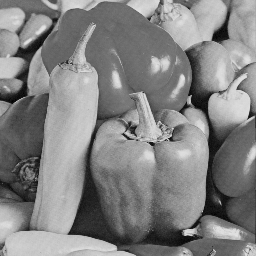
//> input picture Image_Distribution_Coefficient_GF/Image_Distribution_Coefficient_GF/256_Peppers.bmp, 256 x 256 px
$ ./distributionMain   (built with g++ and OpenCV 4)
//> lines starting //> are read from the running program, lines starting //| are printed output that depends on the picture
### Image_Distribution_Coefficient_GF/Image_Distribution_Coefficient_GF/GFheader.h
/**********************************

Tuesday 2014.12.16
Anneke Soraya Hidayat

***********************************/

#include<stdio.h>
#include<math.h>
#include<stdlib.h>

#define BOOL char
#define TRUE 1
#define FALSE 0

unsigned short modGF(unsigned short y);
unsigned short addSubGF(unsigned short num1, unsigned short num2);
unsigned short multiGF(unsigned short num1, unsigned short num2);
unsigned short multiInvGF(unsigned short num);
unsigned short powerGF(unsigned short num1, unsigned short num2);

unsigned short bitSize(unsigned short num);
unsigned short nBit(unsigned short num);
unsigned short inv_nBit(unsigned short num);

void polyBit(unsigned short *polyBit, unsigned short num);
BOOL isBit(unsigned short num, unsigned short N);


/*
*
*	modGF		: Modular Over GF(2^8)
*	addSubGF	: Addition and Subtraction over GF(2^8)
*	multiGF		: Multiplication over GF(2^8)
*	multiInvGF	: Multiplicative Inverse over GF(2^8)
*	powerGF		: Power multiplication over GF(2^8)
*
*	Additional Funtion
*
*	bitSize		: Return the location of MSB (Most Significant Bit)
*	nBit		: Return the bit position ( Ex. 4 = 0100. The return value is 3)
*	inv_nBit	: Return the bit value (Ex. 3. The return value is 4 = 0100)
*	polyBit		: Return the polynomial form in array
*	isBit		: Return the boolean value of N'th bit. 1 or 0.
*
*/

### Image_Distribution_Coefficient_GF/Image_Distribution_Coefficient_GF/SScoefficient.h
/**********************************

Wednesday 2015.01.21
Anneke Soraya Hidayat

***********************************/

#include <iostream>
#include <fstream>
#include<stdio.h>
#include<math.h>
#include<stdlib.h>

void polynomial(int secret[], int t, int n, int *shares);
void reconstruction(int t_share, int shares[][2], int final[]);

void swap(int *left, int *middle, int degree);
void convolution(int left[], int right[], int *middle, int degree);
int multiInv(int num, int prime);

/****
*
	Tulis Keterangan


*/

### Image_Distribution_Coefficient_GF/Image_Distribution_Coefficient_GF/stdafx.h
// stdafx.h : 자주 사용하지만 자주 변경되지는 않는
// 표준 시스템 포함 파일 및 프로젝트 관련 포함 파일이
// 들어 있는 포함 파일입니다.
//

#pragma once

#include "targetver.h"

#include <stdio.h>
#include <tchar.h>


// TODO: 프로그램에 필요한 추가 헤더는 여기에서 참조합니다.

### Image_Distribution_Coefficient_GF/Image_Distribution_Coefficient_GF/GFfunction.cpp
/**********************************

Tuesday 2014.12.16
Anneke Soraya Hidayat

***********************************/

#include<stdio.h>
#include<math.h>
#include<stdlib.h>
#include "GFheader.h"

/*
*	Addition and Subtraction over GF(2^8)
*/
unsigned short addSubGF(unsigned short num1, unsigned short num2){
	return num1^num2;
}


/*
	Multiplication over GF(2^8)
*/
unsigned short multiGF(unsigned short num1, unsigned short num2){
	unsigned short result=0;
	unsigned short poly1[16]={0}, poly2[16]={0};
	unsigned short poly[16]={0};
	unsigned short int i,j, temp;

	polyBit(poly1, num1);
	polyBit(poly2, num2);

	for(i=0; i<bitSize(num1); i++){

		if(poly1[i] == 0)
			continue;

		for(j=0; j<bitSize(num2); j++){
			if(poly2[j] == 0)
				continue;

			temp = i + j;
			poly[temp]++;
		}
	}

	for(i=0; i<16; i++){
		if(poly[i] % 2 == 0)
			poly[i] = 0;
		else
			result = result | inv_nBit(i+1);
	}

	return modGF(result);
}

/*
	Return the power of num1
*/
unsigned short powerGF(unsigned short num1, unsigned short num2){
	unsigned short res=num1, i;

	for(i=0; i<num2-1; i++){
		res = multiGF(res, num1);
	}

	return res;
}

/*
	Change number into polynomial form

	Param
	polybit : The array pointer
	num		: The input number
*/
void polyBit(unsigned short *polyBit, unsigned short num){
	unsigned short i;
	unsigned short len1;
	unsigned short temp, param;

	len1 = 16;

	temp = 0;
	param = 1;
	i = 0;

	while(temp < 256){
		temp = 0;
		temp = num & param;

		if(temp == param){
			polyBit[i] = TRUE;
		}else
			polyBit[i] = FALSE;

		if(i == (len1-1))
			break;

		param = param << 1;
		i++;
	}

}

/*
	Modular calculation over GF(2^8)

	Input : number
	Output : Remainder
*/

unsigned short modGF(unsigned short y){
	if(y >= 32768)
		y=y^0x8d80; // >=32768
	else if(y >= 16384)
		y=y^0x46C0; // >=16384
	else if(y >= 8192)
		y=y^0x2360; // >=8192
	else if(y >= 4096)
		y=y^0x11B0; // >=4096
	else if(y >= 2048)
		y=y^0x08d8; // >=2048
	else if(y >= 1024)
		y=y^0x046C; // >=1024
	else if(y >= 512)
		y=y^0x0236; // >=512
	else if(y >= 256)
		y=y^0x011B; // >=256

	if(y>=256)
		return modGF(y);
	else
		return y;
}

/**
	Provide the multiplicative Inverse over GF(2^8)
**/
// [68 lines left out: function multiInvGF, not called in this run]

/**
	Calculate the bit Size. (The MSB position)
**/
unsigned short bitSize(unsigned short num){
	unsigned short param;
	unsigned short temp;
	unsigned short flag;

	temp = 0;
	flag = 0;
	param = 256;

	while(flag == 0){
		temp = num & param;

		if(temp == param){
			flag = 1;
			break;
		}

		param = param >> 1;
		temp = 0;
	}
	return nBit(param);
}

/**
	Check the N'th bit is 1 or not
**/
// [13 lines left out: function isBit, not called in this run]

/*
	Change the bit value into bit position
*/
unsigned short nBit(unsigned short num){
	if(num == 256) return 9;
	else if(num == 128) return 8;
	else if(num == 64) return 7;
	else if(num == 32) return 6;
	else if(num == 16) return 5;
	else if(num == 8) return 4;
	else if(num == 4) return 3;
	else if(num == 2) return 2;
	else if(num == 1) return 1;
	else return 0;
}

/*
	Change the bit position into bit value
*/
unsigned short inv_nBit(unsigned short num){
	if(num == 1) return 1;
	else if(num == 2) return 2;
	else if(num == 3) return 4;
	else if(num == 4) return 8;
	else if(num == 5) return 16;
	else if(num == 6) return 32;
	else if(num == 7) return 64;
	else if(num == 8) return 128;
	else if(num == 9) return 256;
	else if(num == 10) return 512;
	else if(num == 11) return 1024;
	else if(num == 12) return 2048;
	else if(num == 13) return 4096;
	else if(num == 14) return 8192;
	else if(num == 15) return 16384;
	else if(num == 16) return 32768;
	else return 0;
}

### Image_Distribution_Coefficient_GF/Image_Distribution_Coefficient_GF/SScoefficient.cpp
/**********************************

Wednesday 2015.01.21
Anneke Soraya Hidayat

***********************************/

#include <iostream>
#include <fstream>
#include<stdio.h>
#include<math.h>
#include<stdlib.h>
#include "SScoefficient.h"
#include "GFheader.h"

#define T_VALUE 2

/*  Shamirs Secret Sharing
	Recontructing the Shares

	** Input **
	m_share		: total m shares
	shares[][]	: Subset of Shares

	** Output **
	The secret message
*/

// [44 lines left out: function reconstruction, not called in this run]

/****
	Multiplying the algebra using convolution method

	left[]	: Left parentheses
	right[]	: right parentheses
	middle	: The polynomial result
	degree	: degree of polynomial / round
****/
// [17 lines left out: function convolution, not called in this run]

/*  Shamirs Secret Sharing
	Polynomial for splitting the shares

	** Input **
	secret		: secret message
	available	: n participants
	needed		: t-threshold value
*/

void polynomial(int secret[], int t, int n, int *shares){
	int sum;
	int exp;
	int x;
	int multi;

	// [11 lines of commented-out code are left out]

	for(x = 1; x <= n; x++){
		sum = secret[0];
		for(exp = 1; exp < t; exp++){
			multi = multiGF(secret[exp], powerGF(x,exp));
			sum = addSubGF(sum, multi);
		}
		shares[x-1] = modGF(sum);
	}
}


// [6 lines left out: function swap, not called in this run]

### Image_Distribution_Coefficient_GF/Image_Distribution_Coefficient_GF/distributionMain.cpp
#include "stdafx.h"
#include <iostream>
#include <fstream>
#include <opencv\cv.h>
#include <opencv\cxcore.h>
#include <opencv\highgui.h>
#include "SScoefficient.h"
#include "GFheader.h"

#define COLUMN 256
#define ROW	256

using namespace std;
using namespace cv;

void dist_img(string imgName, int t, int n, string name);

/*
	CV_8UC1
	8-bit unsigned
	C1 One channel (For grayscale image)
*/

void main(){
	dist_img("256_Peppers.bmp", 3,10, "Peppers");
	//dist_img("cameraman.bmp", 8,10);

	waitKey(0);
}

/**
	dist_img

	t : threshold value
	n : Total value
	secret	: zero value array to put the pixels
**/
void dist_img(string img, int t, int n, string name){
//> called with img = "256_Peppers.bmp", t = 3, n = 10, name = "Peppers"
	Mat image = imread(img, CV_LOAD_IMAGE_GRAYSCALE);
//> image is the input picture: 256 rows x 256 cols, CV_8UC1; min 0, max 227, mean 130.3
	Mat imshare[20];

	String imgName;
	string display;

	int i,j,l;
	int a=0,b=0;
	int c_index,r_index,sParam=0;

	int *share;
	int *secret;

	share = static_cast<int *>(malloc(n * sizeof(int)));
	secret = static_cast<int *>(malloc(t * sizeof(int)));

	c_index = image.cols/t;
//> c_index = 85
	r_index = image.rows%t;
//> r_index = 1
	if(r_index>0)
		r_index = r_index + image.rows + 1;
//> r_index = 258
	else
		r_index = image.rows;

	if(! image.data){
		cout << "Could not open or find the image" << std::endl;
	}

	for(i=0; i<n; i++){
		imshare[i] = Mat(r_index,c_index, CV_8UC1);
	}

	/***
		img.at<uchar>(y,x)
		y	: row index
		x	: column index
	**/

	for(i = 0; i<image.rows; i++){
		for(j=0; j<image.cols; j++){
			secret[sParam++] = image.at<uchar>(i,j);

			if(i == (image.rows-1) && j == (image.cols-1) && sParam < t){

				for(l=sParam; l<t; l++){
					secret[l] = 0;
				}
				sParam = t;

			}

			if(sParam == t){
				polynomial(secret, t, n, share);

				for(l=0; l<n; l++){
					imshare[l].at<uchar>(a,b) = share[l];
				}
				b++;
				if(b == c_index){
						b=0;
						a++;
				}
				sParam = 0;
			}


		}
	}
//> this loop made 256 passes
//> (sParam, b) on passes 1 to 3: (1, 0), (2, 0), (0, 1)
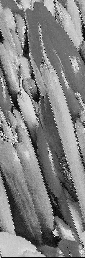
//> imshare[0]: 258 rows x 85 cols, CV_8UC1; min 0, max 255, mean 130.2
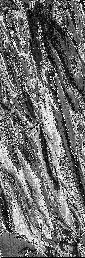
//> imshare[1]: 258 rows x 85 cols, CV_8UC1; min 0, max 255, mean 109.6
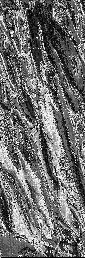
//> imshare[2]: 258 rows x 85 cols, CV_8UC1; min 0, max 255, mean 109.5
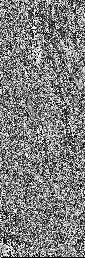
//> imshare[3]: 258 rows x 85 cols, CV_8UC1; min 0, max 255, mean 125.8
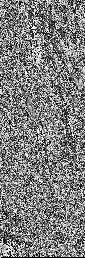
//> imshare[4]: 258 rows x 85 cols, CV_8UC1; min 0, max 255, mean 126.3
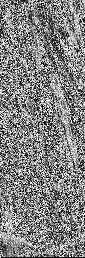
//> imshare[5]: 258 rows x 85 cols, CV_8UC1; min 0, max 255, mean 130.8
//> after the loop, sParam = 0; t = 3; n = 10; b = 1; a = 257

	/**** Polynomial secret *****/


	for(i=0; i<n; i++){
		imgName = "./" + name + "/imshare_" + std::to_string((long long int)i+1) + ".bmp";
		imwrite(imgName, imshare[i]);
	}
//> this loop made 10 passes

	// [9 lines of commented-out code are left out]

	free(share);
	free(secret);
}

$ run again, with Image_Distribution_Coefficient_GF/Image_Distribution_Coefficient_GF/cameraman.bmp copied over Image_Distribution_Coefficient_GF/Image_Distribution_Coefficient_GF/256_Peppers.bmp
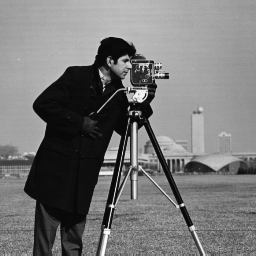
//> input picture Image_Distribution_Coefficient_GF/Image_Distribution_Coefficient_GF/cameraman.bmp, 256 x 256 px
//> in dist_img, image is the input picture: 256 rows x 256 cols, CV_8UC1; min 7, max 253, mean 118.7
//> the loop in dist_img, `for(i = 0; i<image.rows; i++)` made 256 passes
//> (sParam, b) on passes 1 to 3: (1, 0), (2, 0), (0, 1)
//> after the loop in dist_img, `for(i = 0; i<image.rows; i++)`:
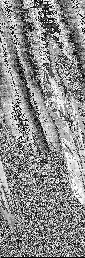
//> imshare[4]: 258 rows x 85 cols, CV_8UC1; min 0, max 255, mean 139.5
//> after the loop in dist_img, `for(i = 0; i<image.rows; i++)`:
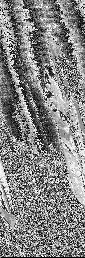
//> imshare[5]: 258 rows x 85 cols, CV_8UC1; min 0, max 255, mean 131.7
//> after the loop in dist_img, `for(i = 0; i<image.rows; i++)`: sParam = 0; t = 3; n = 10; b = 1; a = 257
//> the loop in dist_img, `for(i=0; i<n; i++)` made 10 passes

$ run again, with Image_Distribution_Coefficient_GF/Image_Distribution_Coefficient_GF/256_Baboon.bmp copied over Image_Distribution_Coefficient_GF/Image_Distribution_Coefficient_GF/256_Peppers.bmp
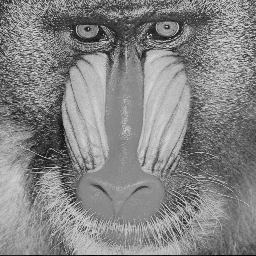
//> input picture Image_Distribution_Coefficient_GF/Image_Distribution_Coefficient_GF/256_Baboon.bmp, 256 x 256 px
//> in dist_img, image is the input picture: 256 rows x 256 cols, CV_8UC1; min 0, max 226, mean 132.5
//> the loop in dist_img, `for(i = 0; i<image.rows; i++)` made 256 passes
//> (sParam, b) on passes 1 to 3: (1, 0), (2, 0), (0, 1)
//> after the loop in dist_img, `for(i = 0; i<image.rows; i++)`:
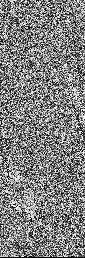
//> imshare[4]: 258 rows x 85 cols, CV_8UC1; min 0, max 255, mean 128.9
//> after the loop in dist_img, `for(i = 0; i<image.rows; i++)`:
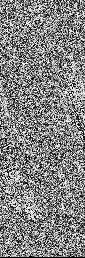
//> imshare[5]: 258 rows x 85 cols, CV_8UC1; min 0, max 255, mean 131.1
//> after the loop in dist_img, `for(i = 0; i<image.rows; i++)`: sParam = 0; t = 3; n = 10; b = 1; a = 257
//> the loop in dist_img, `for(i=0; i<n; i++)` made 10 passes

$ run again, with Image_Distribution_Coefficient_GF/Image_Distribution_Coefficient_GF/256_Boat.bmp copied over Image_Distribution_Coefficient_GF/Image_Distribution_Coefficient_GF/256_Peppers.bmp
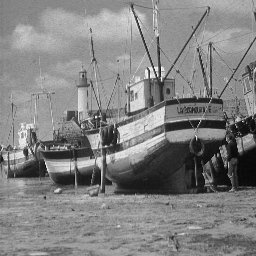
//> input picture Image_Distribution_Coefficient_GF/Image_Distribution_Coefficient_GF/256_Boat.bmp, 256 x 256 px
//> in dist_img, image is the input picture: 256 rows x 256 cols, CV_8UC1; min 1, max 255, mean 129.7
//> the loop in dist_img, `for(i = 0; i<image.rows; i++)` made 256 passes
//> (sParam, b) on passes 1 to 3: (1, 0), (2, 0), (0, 1)
//> after the loop in dist_img, `for(i = 0; i<image.rows; i++)`:
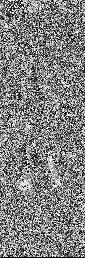
//> imshare[4]: 258 rows x 85 cols, CV_8UC1; min 0, max 255, mean 128.8
//> after the loop in dist_img, `for(i = 0; i<image.rows; i++)`:
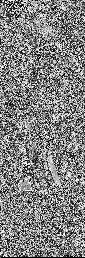
//> imshare[5]: 258 rows x 85 cols, CV_8UC1; min 0, max 255, mean 129.8
//> after the loop in dist_img, `for(i = 0; i<image.rows; i++)`: sParam = 0; t = 3; n = 10; b = 1; a = 257
//> the loop in dist_img, `for(i=0; i<n; i++)` made 10 passes
